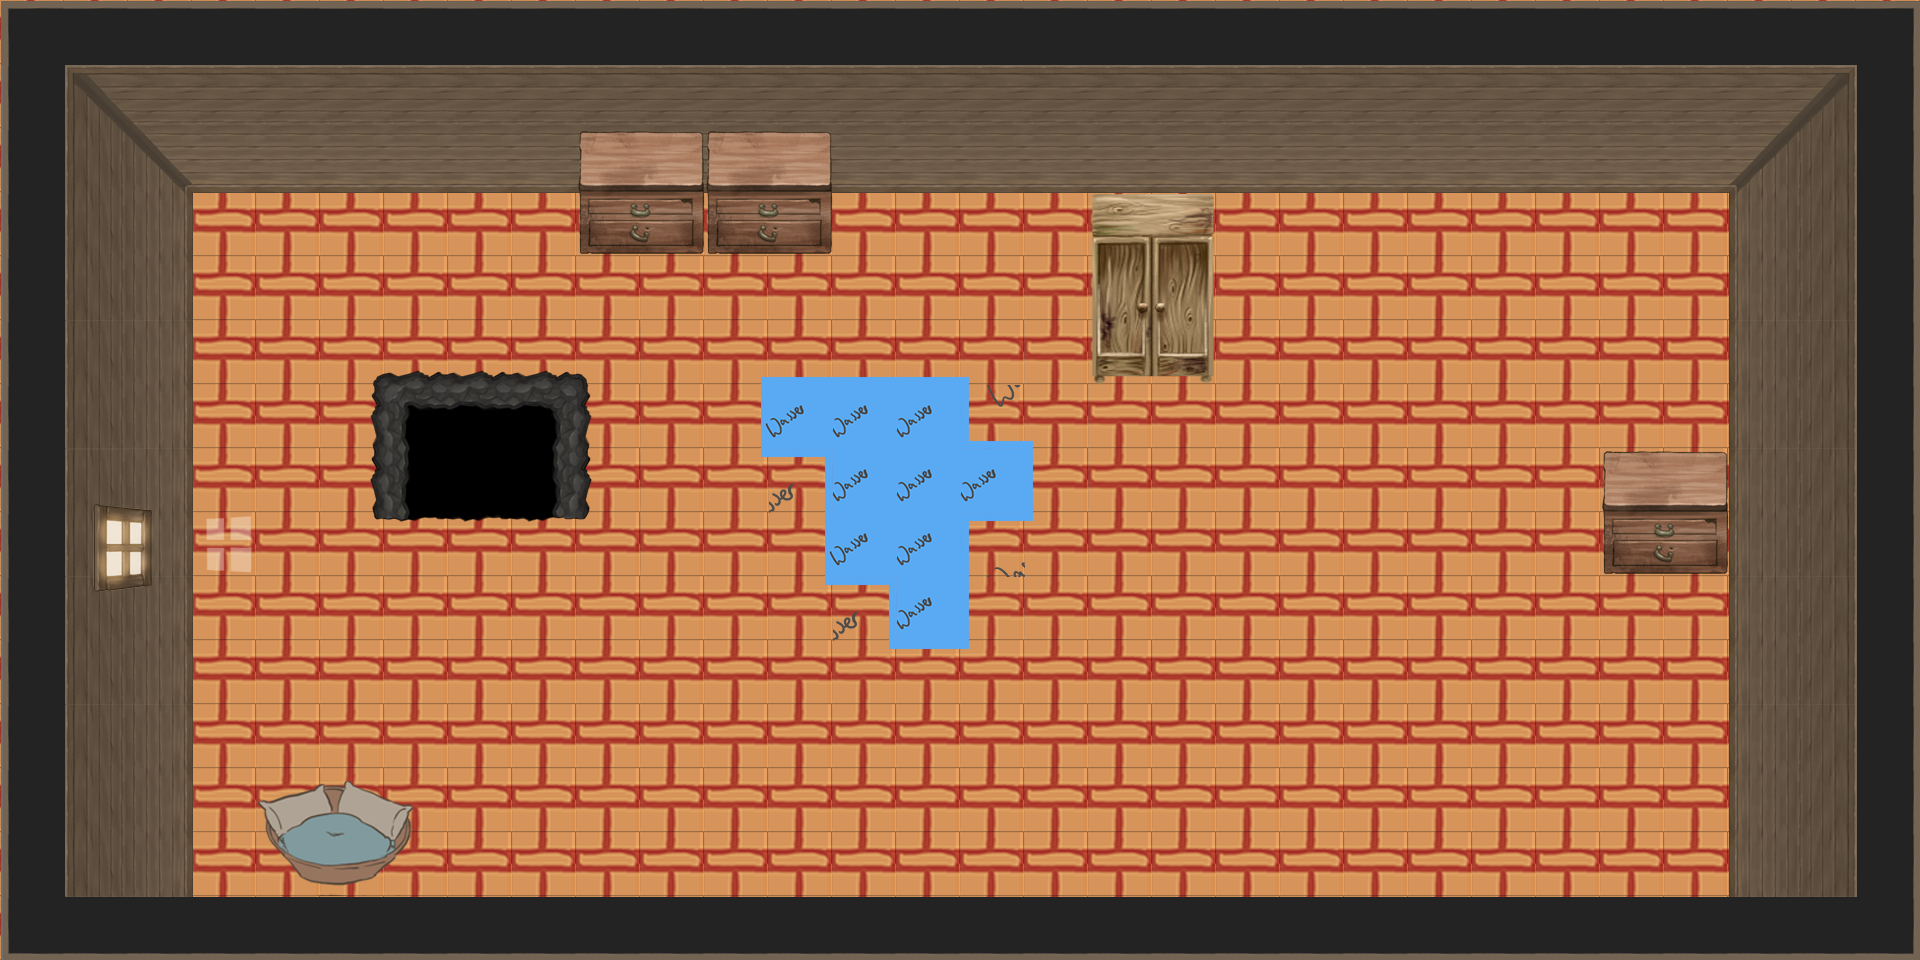

The image is a tile-based game level rendered from a .tmx file. Its description and source (layers, tilesets, objects; grid data summarised) follow:
An orthogonal 30x15 tile map with 64x64 px tiles, 6 tile layers (ground, solid1, gaps, deco1, ...), 15 tilesets and 16 objects (4x vase, 4x catbox, 3x lamp, 3x broom, 2x start).

<map version="1.0" orientation="orthogonal" renderorder="right-down" width="30" height="15" tilewidth="64" tileheight="64">
 <tileset firstgid="1" source="Tilesets/Fallobjekte Kopie_128px.tsx" />
 <tileset firstgid="4" source="Tilesets/BodenTiles.tsx" />
 <tileset firstgid="32" source="Tilesets/Fallobjekte Kopie_258_px.tsx" />
 <tileset firstgid="38" source="Tilesets/fluessigkeiten_Halbe_groesse.tsx" />
 <tileset firstgid="68" source="Tilesets/Kiste_Liegend_Halbe_groesse.tsx" />
 <tileset firstgid="70" source="Tilesets/Kiste_stehend_halbe_groesse.tsx" />
 <tileset firstgid="71" source="Tilesets/LichteffektDachboden.tsx" />
 <tileset firstgid="74" source="Tilesets/LochTiles.tsx" />
 <tileset firstgid="102" source="Tilesets/Nahrung.tsx" />
 <tileset firstgid="103" source="Tilesets/SolidsTileset.tsx" />
 <tileset firstgid="359" source="Tilesets/SolidTileset(begehbar).tsx" />
 <tileset firstgid="615" source="Tilesets/Teppich_Halbe_groesse.tsx" />
 <tileset firstgid="630" source="Tilesets/Treppe_Klein-Kopie.tsx" />
 <tileset firstgid="631" source="Tilesets/Tuer.tsx" />
 <tileset firstgid="652" source="Tilesets/Wollknaeuel.tsx" />
 <layer name="ground" width="30" height="15">
  <properties>
   <property name="floor" value="0" />
  </properties>
  <data>[450 cells, 450 non-empty, 1 distinct tile ids]</data>
 </layer>
 <layer name="solid1" width="30" height="15">
  <properties>
   <property name="floor" value="0" />
  </properties>
  <data>[450 cells, 186 non-empty, 30 distinct tile ids]</data>
 </layer>
 <layer name="gaps" width="30" height="15">
  <properties>
   <property name="floor" value="0" />
  </properties>
  <data>[450 cells, 15 non-empty, 7 distinct tile ids]</data>
 </layer>
 <layer name="deco1" width="30" height="15">
  <properties>
   <property name="floor" value="0" />
  </properties>
  <data>[450 cells, 40 non-empty, 31 distinct tile ids]</data>
 </layer>
 <layer name="solid2" width="30" height="15">
  <properties>
   <property name="floor" value="0" />
  </properties>
  <data>[450 cells, 18 non-empty, 12 distinct tile ids]</data>
 </layer>
 <objectgroup name="actionlayer">
  <properties>
   <property name="floor" value="0" />
  </properties>
  <object name="vase" gid="37" x="1460.05" y="277.977" rotation="-269.958" />
  <object name="start" gid="35" x="116" y="334" />
  <object name="lamp" gid="32" x="2634.79" y="296" />
  <object name="lamp" gid="33" x="2623.88" y="371.394" />
  <object name="lamp" gid="3" x="2768" y="351.879" />
  <object name="broom" gid="2" x="2540.73" y="367.03" />
  <object name="broom" gid="35" x="2393.58" y="286.545" />
  <object name="broom" gid="34" x="2387.52" y="362.303" />
  <object name="vase" gid="37" x="2378.42" y="456.242" />
  <object name="vase" gid="36" x="2390.55" y="538.061" />
  <object name="vase" gid="1" x="2543.76" y="530.667" />
  <object name="catbox" gid="69" x="2358.55" y="197.333" />
  <object name="catbox" gid="68" x="2591.88" y="200.364" />
  <object name="catbox" gid="70" x="2396.61" y="62.6667" />
  <object name="catbox" gid="70" x="1393.94" y="809.091" />
  <object name="start" x="322" y="819" width="39" height="37" />
 </objectgroup>
 <objectgroup name="renderlayer">
  <properties>
   <property name="floor" value="0" />
  </properties>
 </objectgroup>
 <layer name="deco2" width="30" height="15">
  <properties>
   <property name="floor" value="0" />
  </properties>
  <data>[450 cells, 7 non-empty, 7 distinct tile ids]</data>
 </layer>
</map>